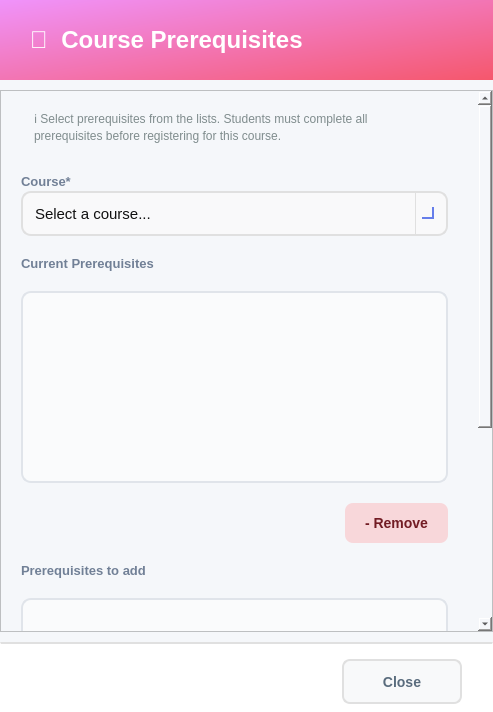
<?xml version="1.0" encoding="UTF-8"?>
<ui version="4.0">
 <class>CoursePrereqDialog</class>
 <widget class="QDialog" name="CoursePrereqDialog">
  <property name="geometry">
   <rect>
    <x>0</x>
    <y>0</y>
    <width>493</width>
    <height>712</height>
   </rect>
  </property>
  <property name="maximumSize">
   <size>
    <width>700</width>
    <height>1000</height>
   </size>
  </property>
  <property name="windowTitle">
   <string>Course Prerequisites</string>
  </property>
  <property name="styleSheet">
   <string notr="true">background-color: #f5f7fa;</string>
  </property>
  <layout class="QVBoxLayout" name="mainLayout">
   <property name="spacing">
    <number>10</number>
   </property>
   <property name="leftMargin">
    <number>0</number>
   </property>
   <property name="topMargin">
    <number>0</number>
   </property>
   <property name="rightMargin">
    <number>0</number>
   </property>
   <property name="bottomMargin">
    <number>0</number>
   </property>
   <item>
    <widget class="QFrame" name="headerFrame">
     <property name="minimumSize">
      <size>
       <width>0</width>
       <height>80</height>
      </size>
     </property>
     <property name="maximumSize">
      <size>
       <width>16777215</width>
       <height>80</height>
      </size>
     </property>
     <property name="styleSheet">
      <string notr="true">background: qlineargradient(x1:0, y1:0, x2:1, y2:1, stop:0 #f093fb, stop:1 #f5576c); border-radius: 0px;</string>
     </property>
     <property name="frameShape">
      <enum>QFrame::Shape::StyledPanel</enum>
     </property>
     <layout class="QHBoxLayout" name="headerLayout">
      <property name="leftMargin">
       <number>30</number>
      </property>
      <property name="topMargin">
       <number>20</number>
      </property>
      <property name="rightMargin">
       <number>30</number>
      </property>
      <property name="bottomMargin">
       <number>20</number>
      </property>
      <item>
       <widget class="QLabel" name="dialogTitle">
        <property name="styleSheet">
         <string notr="true">font-size: 24px; font-weight: bold; color: white; background: transparent;</string>
        </property>
        <property name="text">
         <string>🔗  Course Prerequisites</string>
        </property>
       </widget>
      </item>
      <item>
       <spacer name="headerSpacer">
        <property name="orientation">
         <enum>Qt::Orientation::Horizontal</enum>
        </property>
        <property name="sizeHint" stdset="0">
         <size>
          <width>40</width>
          <height>20</height>
         </size>
        </property>
       </spacer>
      </item>
     </layout>
    </widget>
   </item>
   <item>
    <widget class="QScrollArea" name="scrollArea">
     <property name="styleSheet">
      <string notr="true">
/* ===== SCROLLBARS (VERTICAL &amp; HORIZONTAL) ===== */

/* Track */
QScrollBar:vertical, QScrollBar:horizontal {
    background: rgba(255, 255, 255, 0.05);  /* subtle track */
    border-radius: 6px;
    margin: 0px;  /* remove extra space */
}

/* Handle / Thumb */
QScrollBar::handle:vertical, QScrollBar::handle:horizontal {
    background: rgba(120, 120, 120, 0.35);  /* glassy thumb */
    border-radius: 6px;
    border: 1px solid rgba(255, 255, 255, 0.2); /* subtle highlight */
    min-height: 30px; /* vertical */
    min-width: 30px;  /* horizontal */
}

QScrollBar::handle:vertical:hover,
QScrollBar::handle:horizontal:hover {
    background: rgba(120, 120, 120, 0.55);
}

/* Buttons (up/down or left/right) */
QScrollBar::add-line:vertical, QScrollBar::sub-line:vertical,
QScrollBar::add-line:horizontal, QScrollBar::sub-line:horizontal {
    width: 16px;  /* horizontal buttons width */
    height: 16px; /* vertical buttons height */
    background: rgba(180, 180, 180, 0.35);
    border-radius: 4px;
}

/* Arrow icons */
QScrollBar::up-arrow:vertical, QScrollBar::down-arrow:vertical,
QScrollBar::left-arrow:horizontal, QScrollBar::right-arrow:horizontal {
    width: 6px;
    height: 6px;
    background: transparent;
}

/* Remove blank areas */
QScrollBar::add-page:vertical, QScrollBar::sub-page:vertical,
QScrollBar::add-page:horizontal, QScrollBar::sub-page:horizontal {
    background: none;
}

/* Sizes */
QScrollBar:vertical { width: 12px; }
QScrollBar:horizontal { height: 12px; }</string>
     </property>
     <property name="widgetResizable">
      <bool>true</bool>
     </property>
     <widget class="QWidget" name="scrollContent">
      <property name="geometry">
       <rect>
        <x>0</x>
        <y>0</y>
        <width>479</width>
        <height>906</height>
       </rect>
      </property>
      <property name="styleSheet">
       <string notr="true">background-color: #f5f7fa;</string>
      </property>
      <layout class="QVBoxLayout" name="verticalLayout_3">
       <property name="spacing">
        <number>20</number>
       </property>
       <property name="leftMargin">
        <number>20</number>
       </property>
       <property name="rightMargin">
        <number>30</number>
       </property>
       <item>
        <widget class="QLabel" name="labelInfo">
         <property name="styleSheet">
          <string notr="true">font-size: 12px; color: #7f8c8d; background: transparent; padding: 10px;</string>
         </property>
         <property name="text">
          <string>ℹ️ Select prerequisites from the lists. Students must complete all prerequisites before registering for this course.</string>
         </property>
         <property name="wordWrap">
          <bool>true</bool>
         </property>
        </widget>
       </item>
       <item>
        <layout class="QHBoxLayout" name="horizontalLayout_5">
         <property name="spacing">
          <number>20</number>
         </property>
         <item>
          <layout class="QVBoxLayout" name="verticalLayoutCourse">
           <property name="spacing">
            <number>2</number>
           </property>
           <item>
            <widget class="QLabel" name="labelCourse">
             <property name="styleSheet">
              <string notr="true">font-size: 13px; color: #718096; font-weight: bold; background: transparent;</string>
             </property>
             <property name="text">
              <string>Course*</string>
             </property>
            </widget>
           </item>
           <item>
            <widget class="QComboBox" name="comboBoxSelectCourse">
             <property name="minimumSize">
              <size>
               <width>0</width>
               <height>45</height>
              </size>
             </property>
             <property name="cursor">
              <cursorShape>PointingHandCursor</cursorShape>
             </property>
             <property name="styleSheet">
              <string notr="true">/* ----------------- QComboBox Base ----------------- */
QComboBox {
    border: 2px solid #E0E0E0;          /* main border */
    border-radius: 10px;
    padding: 8px 10px;                   /* Matches QLineEdit padding */
    background: rgba(250, 250, 250, 200);
    font-size: 11pt;
    color: #111111;
}

/* Focused state */
QComboBox:focus {
    border: 2px solid #667EEA; 
    background: rgba(250, 250, 250, 220);
}

/* ----------------- Drop-down Arrow ----------------- */
QComboBox::drop-down {
    subcontrol-origin: padding;
    subcontrol-position: top right;
    width: 30px; 
    border-left-width: 1px;
    border-left-color: #E0E0E0;
    border-left-style: solid;
    border-top-right-radius: 12px;       /* rounder corners */
    border-bottom-right-radius: 12px;    /* rounder corners */
    background: transparent;
}

/* Remove ugly black border on hover/focus */
QComboBox::drop-down:hover,
QComboBox::drop-down:focus {
    border-left-color: #667EEA;
    background: transparent;
    border: none;
}

/* Modern, visible arrow using simple chevron */
QComboBox::down-arrow {
    width: 10px;
    height: 10px;
    border: solid #667EEA;
    border-width: 0 2px 2px 0;
    margin-right: 6px;
}

/* ----------------- Dropdown Popup ----------------- */
/* Dropdown Popup */
QComboBox QAbstractItemView {
    background-color: #fdfdfd;          /* slightly off-white */
    border: 2px solid #E0E0E0;          /* subtle grey border */
    border-radius: 8px;                  /* may not be perfect on Windows */
    color: #111111;
    font-size: 11pt;
    padding: 5px;
    selection-background-color: #667EEA;
    selection-color: white;
    outline: none;
}

/* Items hover/selection */
QComboBox QAbstractItemView::item:hover {
    background-color: rgba(102, 126, 234, 0.1);
    color: #111111;
}

QComboBox QAbstractItemView::item:selected {
    background-color: #667EEA;
    color: white;
}

/* Error highlight for combo box */
QComboBox[error=&quot;true&quot;] {
    border: 2px solid #FF4A4A;
}</string>
             </property>
             <property name="editable">
              <bool>true</bool>
             </property>
             <item>
              <property name="text">
               <string>Select a course...</string>
              </property>
             </item>
            </widget>
           </item>
          </layout>
         </item>
        </layout>
       </item>
       <item>
        <layout class="QVBoxLayout" name="verticalLayout">
         <property name="spacing">
          <number>2</number>
         </property>
         <item>
          <widget class="QLabel" name="labelCurrentPrereq">
           <property name="styleSheet">
            <string notr="true">font-size: 13px; color: #718096; font-weight: bold; background: transparent;</string>
           </property>
           <property name="text">
            <string>Current Prerequisites</string>
           </property>
          </widget>
         </item>
        </layout>
       </item>
       <item>
        <layout class="QVBoxLayout" name="verticalLayoutDays">
         <property name="spacing">
          <number>2</number>
         </property>
        </layout>
       </item>
       <item>
        <widget class="QListWidget" name="listWidgetCurrentPrereq">
         <property name="minimumSize">
          <size>
           <width>0</width>
           <height>0</height>
          </size>
         </property>
         <property name="styleSheet">
          <string notr="true">QListWidget {
    background-color: #fafbfc;
    border: 2px solid #e0e4ea;
    border-radius: 10px;
    padding: 6px;
    font-size: 14px;
    color: #3a4a5a;
}

QListWidget::item {
    padding: 8px 12px;
    border-radius: 6px;
    margin: 2px 4px;
}

QListWidget::item:hover {
    background-color: #eef1f5;
}

QListWidget::item:selected {
    background-color: #dbe7ff;      /* soft pastel selection */
    color: #1f2d3d;
}

QListWidget::item:selected:active {
    background-color: #c7dafc;
}
</string>
         </property>
        </widget>
       </item>
       <item alignment="Qt::AlignmentFlag::AlignRight">
        <widget class="QPushButton" name="buttonRemove">
         <property name="minimumSize">
          <size>
           <width>100</width>
           <height>40</height>
          </size>
         </property>
         <property name="maximumSize">
          <size>
           <width>170</width>
           <height>16777215</height>
          </size>
         </property>
         <property name="styleSheet">
          <string notr="true">/* ---- Reject Button ---- */
QPushButton {
    background-color: #f8d7da;
    color: #721c24;
    border: none;
    border-radius: 8px;
    font-size: 14px;
    font-weight: bold;
    padding: 10px 20px;
}
QPushButton:hover {
    background-color: #c82333;
    color: white;
}
QPushButton:pressed {
    background-color: #a71d2a;  /* slightly darker for pressed feedback */
}
QPushButton:disabled {
    background-color: #d7bcbc; /* more washed-out red */
    color: #5e3b3e;
}</string>
         </property>
         <property name="text">
          <string>- Remove</string>
         </property>
        </widget>
       </item>
       <item>
        <widget class="QLabel" name="labelPrereqToAdd">
         <property name="styleSheet">
          <string notr="true">font-size: 13px; color: #718096; font-weight: bold; background: transparent;</string>
         </property>
         <property name="text">
          <string>Prerequisites to add</string>
         </property>
        </widget>
       </item>
       <item>
        <widget class="QListWidget" name="listWidgetAddPrereq">
         <property name="minimumSize">
          <size>
           <width>0</width>
           <height>0</height>
          </size>
         </property>
         <property name="styleSheet">
          <string notr="true">QListWidget {
    background-color: #fafbfc;
    border: 2px solid #e0e4ea;
    border-radius: 10px;
    padding: 6px;
    font-size: 14px;
    color: #3a4a5a;
}

QListWidget::item {
    padding: 8px 12px;
    border-radius: 6px;
    margin: 2px 4px;
}

QListWidget::item:hover {
    background-color: #eef1f5;
}

QListWidget::item:selected {
    background-color: #dbe7ff;      /* soft pastel selection */
    color: #1f2d3d;
}

QListWidget::item:selected:active {
    background-color: #c7dafc;
}
</string>
         </property>
        </widget>
       </item>
       <item alignment="Qt::AlignmentFlag::AlignRight">
        <widget class="QPushButton" name="buttonAdd">
         <property name="minimumSize">
          <size>
           <width>100</width>
           <height>40</height>
          </size>
         </property>
         <property name="maximumSize">
          <size>
           <width>170</width>
           <height>16777215</height>
          </size>
         </property>
         <property name="styleSheet">
          <string notr="true">/* ---- Approve Button ---- */
QPushButton {
    background-color: #d4edda;
    color: #155724;
    border: none;
    border-radius: 8px;
    font-size: 14px;
    font-weight: bold;
    padding: 10px 20px;
}
QPushButton:hover {
    background-color: #28a745;
    color: white;
}
QPushButton:pressed {
    background-color: #1e7e34;  /* slightly darker for pressed feedback */
}
QPushButton:disabled {
    background-color: #c1d9c3; /* more washed-out green */
    color: #7a8b7a;
}</string>
         </property>
         <property name="text">
          <string>+ Add</string>
         </property>
        </widget>
       </item>
       <item>
        <spacer name="verticalSpacer_2">
         <property name="orientation">
          <enum>Qt::Orientation::Vertical</enum>
         </property>
         <property name="sizeType">
          <enum>QSizePolicy::Policy::Fixed</enum>
         </property>
         <property name="sizeHint" stdset="0">
          <size>
           <width>17</width>
           <height>86</height>
          </size>
         </property>
        </spacer>
       </item>
      </layout>
     </widget>
    </widget>
   </item>
   <item>
    <widget class="QFrame" name="footerFrame">
     <property name="minimumSize">
      <size>
       <width>0</width>
       <height>70</height>
      </size>
     </property>
     <property name="maximumSize">
      <size>
       <width>16777215</width>
       <height>70</height>
      </size>
     </property>
     <property name="styleSheet">
      <string notr="true">background-color: white; border-top: 2px solid #e0e0e0;</string>
     </property>
     <property name="frameShape">
      <enum>QFrame::Shape::StyledPanel</enum>
     </property>
     <layout class="QHBoxLayout" name="footerLayout">
      <property name="leftMargin">
       <number>30</number>
      </property>
      <property name="topMargin">
       <number>15</number>
      </property>
      <property name="rightMargin">
       <number>30</number>
      </property>
      <property name="bottomMargin">
       <number>20</number>
      </property>
      <item>
       <spacer name="footerSpacer">
        <property name="orientation">
         <enum>Qt::Orientation::Horizontal</enum>
        </property>
        <property name="sizeHint" stdset="0">
         <size>
          <width>40</width>
          <height>20</height>
         </size>
        </property>
       </spacer>
      </item>
      <item>
       <widget class="QPushButton" name="buttonClose">
        <property name="minimumSize">
         <size>
          <width>120</width>
          <height>45</height>
         </size>
        </property>
        <property name="cursor">
         <cursorShape>PointingHandCursor</cursorShape>
        </property>
        <property name="styleSheet">
         <string notr="true">QPushButton {
    background-color: #f8f9fa;
    color: #5a6c7d;
    border: 2px solid #e0e0e0;
    border-radius: 8px;
    font-size: 14px;
    font-weight: bold;
    padding: 10px 20px;
}

QPushButton:hover {
    border-color: #f5576c;
    color: #f5576c;
}

QPushButton:pressed {
    background-color: #e0e0e0; /* darker grey for pressed feedback */
    border-color: #f5576c;
    color: #f5576c;
}</string>
        </property>
        <property name="text">
         <string>Close</string>
        </property>
       </widget>
      </item>
     </layout>
    </widget>
   </item>
  </layout>
 </widget>
 <resources/>
 <connections/>
</ui>
